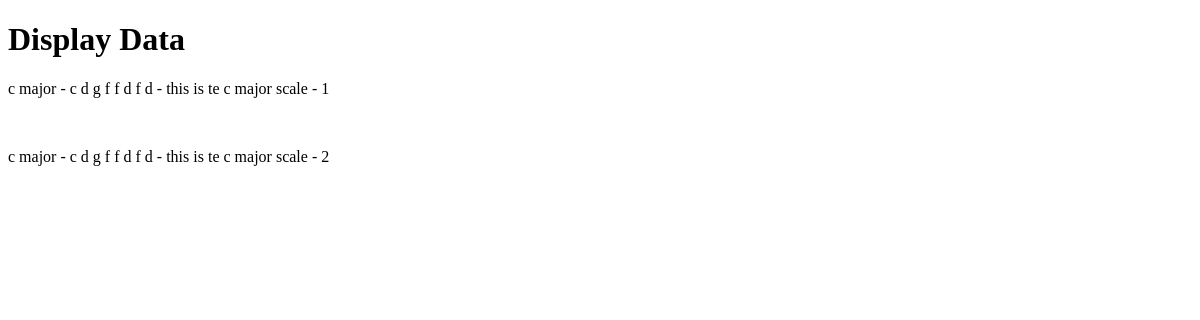
Before: /music-admin/show_db/ (signed in) with the older database file.
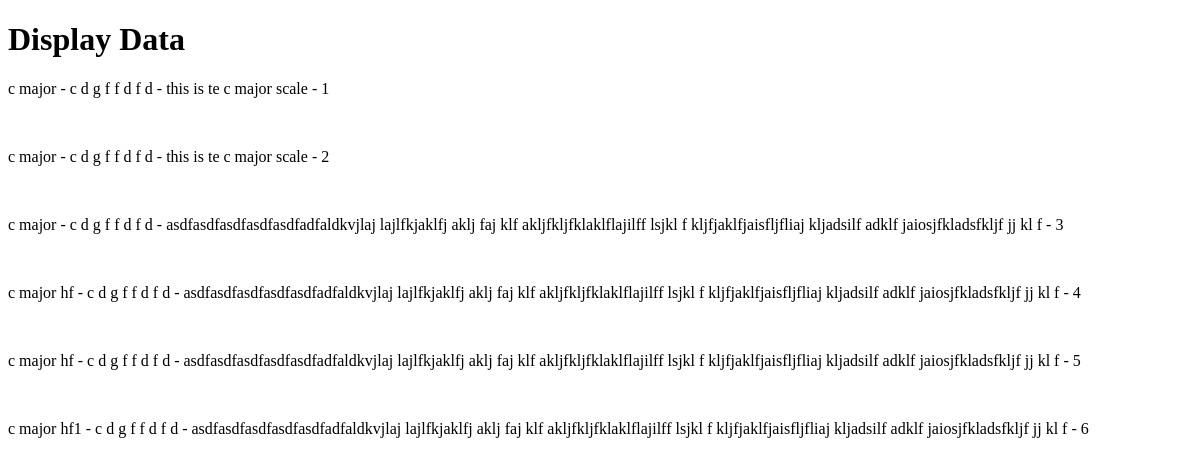
After: the same page with the newer database file.
### music_admin/models.py (models this page shows, shortened)
class Scale(models.Model):
    name = models.CharField(max_length=100)
    scale = models.CharField(max_length=100)
    discription = models.TextField()
    keyboard_image = models.ImageField(upload_to='scales/keyboard', default="x")
    guitar_image = models.ImageField(upload_to='scales/guitar', default="x")

### music_admin/views.py (the view)
# urls.py: path('show_db/', views.show_db, name='show_db'),
@login_required
def show_db(request):
    data = Scale.objects.all()
    return render(request, 'display_data.html', {'data': data})

### music_admin/templates/display_data.html (shortened to what this page needs)
<!DOCTYPE html>
<html>
<head>
</head>
<body>
    <h1>Display Data</h1>
    <div>
        {% for item in data %}
        <p>{{ item.name }} - {{ item.scale }} - {{ item.discription }} - {{ item.id }}</p>
        {% endfor %}
    </div>
</body>
</html>

Changed rows visible on the page:
added Scale: name "c major", scale "c d g f f d f d", discription "asdfasdfasdfasdfasdfadfaldkvjlaj lajlfkjaklfj aklj faj klf akljfkljfklaklflajilff lsjkl f kljfjaklfjaisfljfliaj kljadsilf adklf jaiosjfkladsfkljf jj kl f", id "3"
added Scale: name "c major hf", scale "c d g f f d f d", discription "asdfasdfasdfasdfasdfadfaldkvjlaj lajlfkjaklfj aklj faj klf akljfkljfklaklflajilff lsjkl f kljfjaklfjaisfljfliaj kljadsilf adklf jaiosjfkladsfkljf jj kl f", id "4"
added Scale: name "c major hf", scale "c d g f f d f d", discription "asdfasdfasdfasdfasdfadfaldkvjlaj lajlfkjaklfj aklj faj klf akljfkljfklaklflajilff lsjkl f kljfjaklfjaisfljfliaj kljadsilf adklf jaiosjfkladsfkljf jj kl f", id "5"
added Scale: name "c major hf1", scale "c d g f f d f d", discription "asdfasdfasdfasdfasdfadfaldkvjlaj lajlfkjaklfj aklj faj klf akljfkljfklaklflajilff lsjkl f kljfjaklfjaisfljfliaj kljadsilf adklf jaiosjfkladsfkljf jj kl f", id "6"
